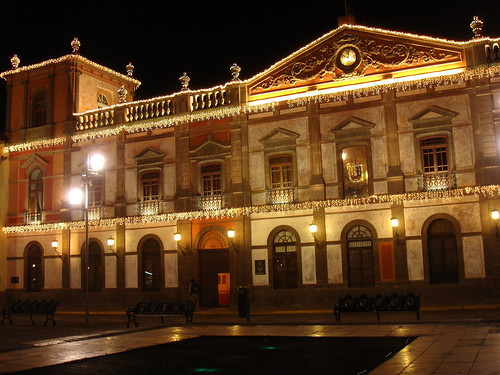
#> input picture AlgoritmosOpenCV/EdifCentral/uaslp15.jpeg, 500 x 375 px, found by its file name
$ python SURFprueba1.py
#> lines starting #> are read from the running program, lines starting #| are printed output that depends on the picture
# Artificial Intelligence SURF algorithm
# Original author: docs.opencv.org
# Used for the proyect of Image Recognition by Ximena Cervates Díaz

# For execution time testing, is necessary to have a measure of time, this library gave us the necessary method
import time

start_time = time.time()

# Implement the library of OpenCV and mathplotlib
import cv2 as cv
import matplotlib.pyplot as plt

#Here the program reads the image file and put it in a variable
img = cv.imread('uaslp15.jpeg',0)
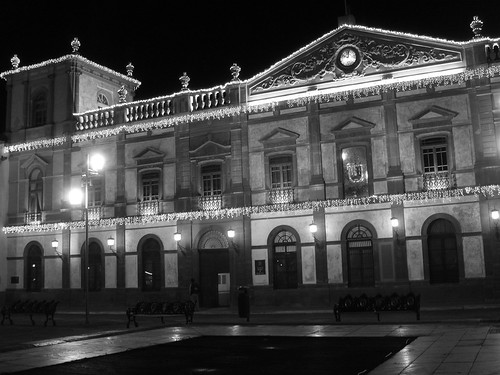
#> img: shape (375, 500); min 0, max 255, mean 66.2

# Variable of Hessian Threeshold
hess = 20000

# Create SURF object
# Is important to set the Hessian in values between 30 000 and 1 000

#> (the run stopped early here; a loop or call above may not have finished)

$ run again, with AlgoritmosOpenCV/EdifCentral/uaslp01.jpeg copied over AlgoritmosOpenCV/EdifCentral/uaslp15.jpeg
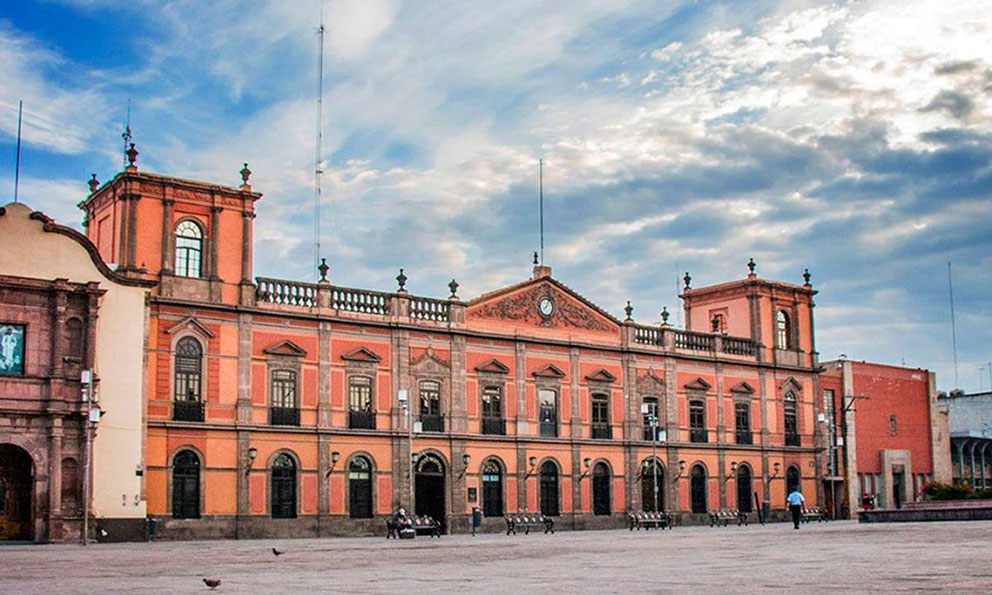
#> input picture AlgoritmosOpenCV/EdifCentral/uaslp01.jpeg, 992 x 595 px, found by its file name
#> `img = cv.imread('uaslp15.jpeg',0)`:
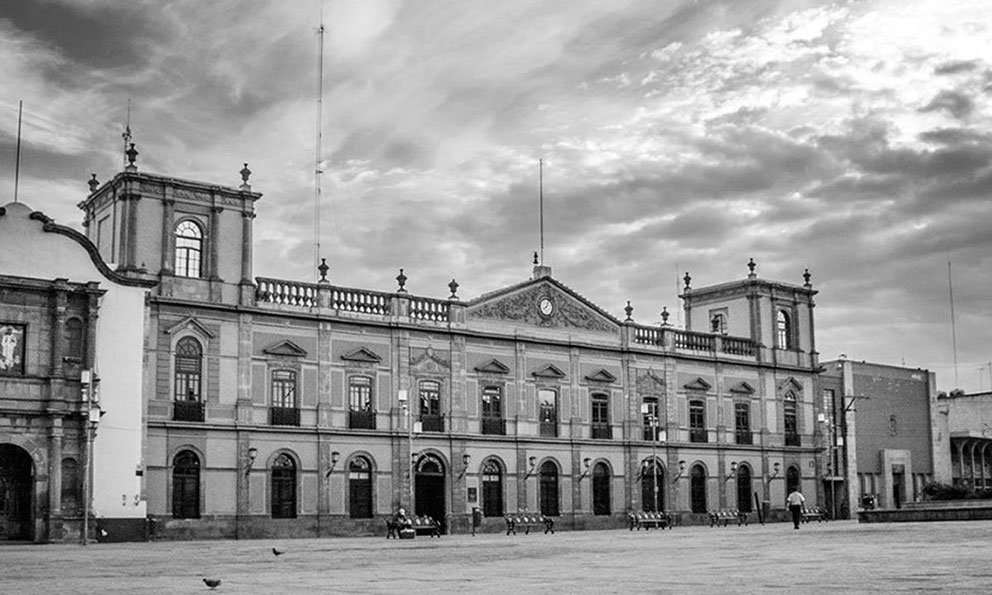
#> img: shape (595, 992); min 0, max 255, mean 151.6

$ run again, with AlgoritmosOpenCV/EdifCentral/uaslp02.jpeg copied over AlgoritmosOpenCV/EdifCentral/uaslp15.jpeg
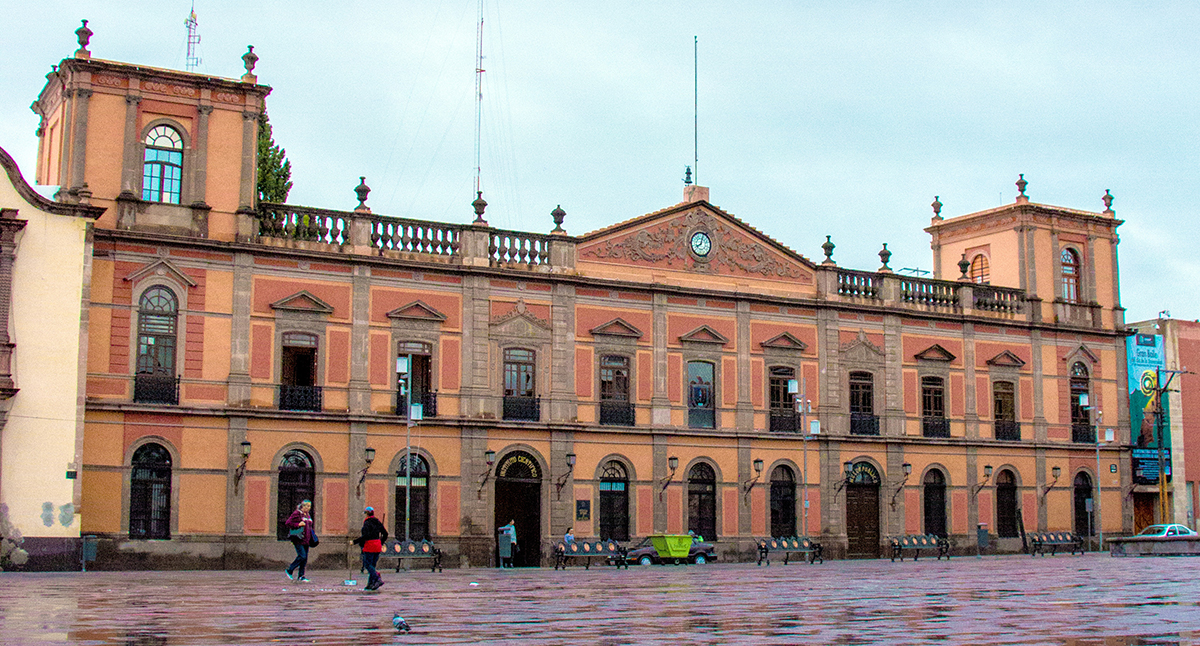
#> input picture AlgoritmosOpenCV/EdifCentral/uaslp02.jpeg, 1200 x 646 px, found by its file name
#> `img = cv.imread('uaslp15.jpeg',0)`:
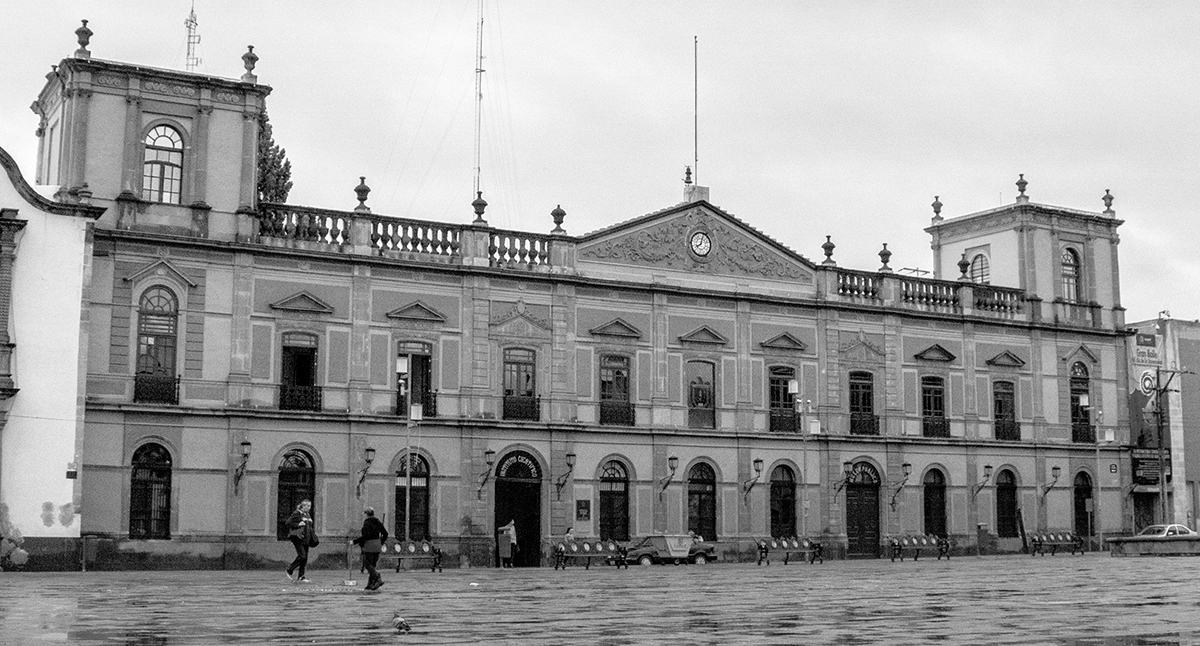
#> img: shape (646, 1200); min 0, max 255, mean 153.7

$ run again, with AlgoritmosOpenCV/EdifCentral/uaslp03.jpeg copied over AlgoritmosOpenCV/EdifCentral/uaslp15.jpeg
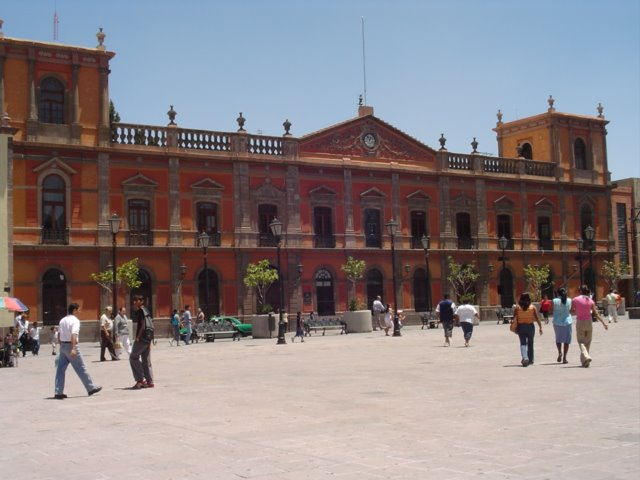
#> input picture AlgoritmosOpenCV/EdifCentral/uaslp03.jpeg, 640 x 480 px, found by its file name
#> `img = cv.imread('uaslp15.jpeg',0)`:
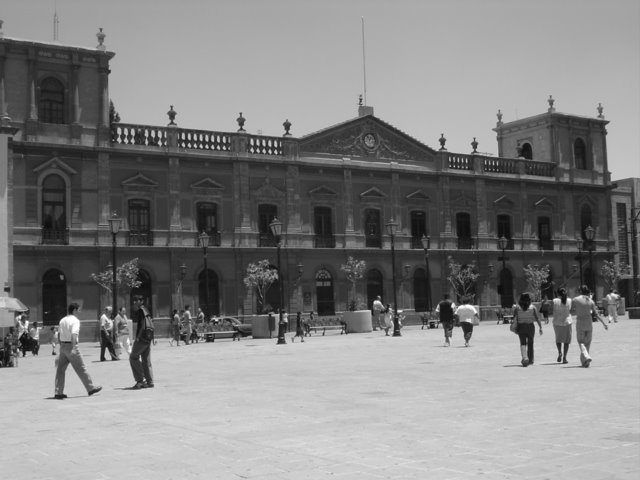
#> img: shape (480, 640); min 8, max 255, mean 130.9
